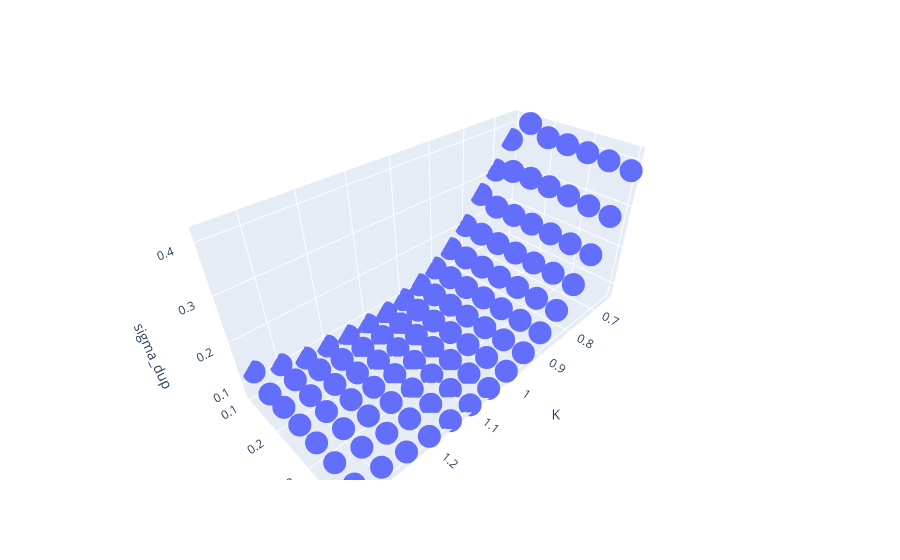

The code cell stored with this chart in its notebook:
### Code cell
fig = px.scatter_3d(df, x='K', y='T', z='sigma_dup')
fig.show()
